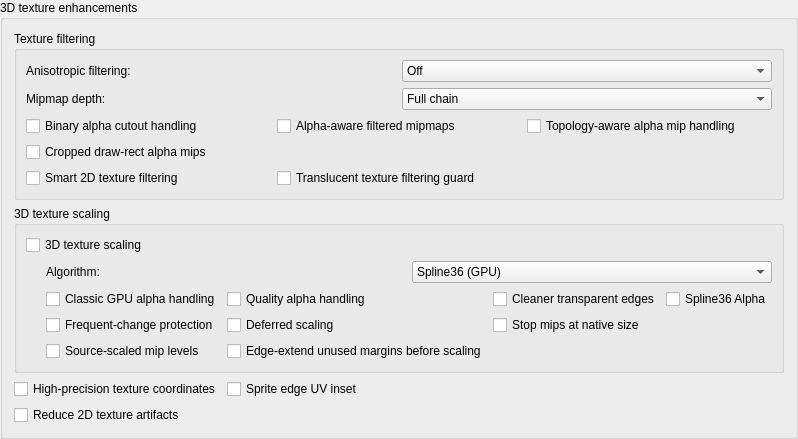
       <widget class="QGroupBox" name="groupBoxTextureEnhancements">
        <property name="title">
         <string>3D texture enhancements</string>
        </property>
        <layout class="QVBoxLayout" name="verticalLayoutTextureEnhancements">
         <item>
          <widget class="QGroupBox" name="groupBoxTextureFiltering">
           <property name="title">
            <string>Texture filtering</string>
           </property>
           <layout class="QGridLayout" name="gridLayoutTextureFiltering">
         <item row="0" column="0" colspan="3">
          <layout class="QHBoxLayout" name="horizontalLayout3DTextureAnisotropy">
           <item>
            <widget class="QLabel" name="lbl3DTextureAnisotropy">
             <property name="text">
              <string>Anisotropic filtering:</string>
             </property>
             <property name="buddy">
              <cstring>cbx3DTextureAnisotropy</cstring>
             </property>
            </widget>
           </item>
           <item>
            <widget class="QComboBox" name="cbx3DTextureAnisotropy">
             <property name="whatsThis">
              <string>&lt;html&gt;&lt;head/&gt;&lt;body&gt;&lt;p&gt;Anisotropic filtering for cached 3D textures in the OpenGL renderers. Intended to reduce shimmer on slanted 3D textured surfaces. This may expose alpha-edge artifacts on some textures and can cause brief pauses when new textures need filterable mipmaps.&lt;/p&gt;&lt;/body&gt;&lt;/html&gt;</string>
             </property>
             <item>
              <property name="text">
               <string>Off</string>
              </property>
             </item>
             <item>
              <property name="text">
               <string>2x</string>
              </property>
             </item>
             <item>
              <property name="text">
               <string>4x</string>
              </property>
             </item>
             <item>
              <property name="text">
               <string>8x</string>
              </property>
             </item>
             <item>
              <property name="text">
               <string>16x</string>
              </property>
             </item>
           </widget>
          </item>
         </layout>
        </item>
         <item row="1" column="0" colspan="3">
          <layout class="QHBoxLayout" name="horizontalLayout3DTextureFilterMipDepth">
           <item>
            <widget class="QLabel" name="lbl3DTextureFilterMipDepth">
             <property name="text">
              <string>Mipmap depth:</string>
             </property>
             <property name="buddy">
              <cstring>cbx3DTextureFilterMipDepth</cstring>
             </property>
            </widget>
           </item>
           <item>
            <widget class="QComboBox" name="cbx3DTextureFilterMipDepth">
             <property name="whatsThis">
              <string>&lt;html&gt;&lt;head/&gt;&lt;body&gt;&lt;p&gt;Limits how far filterable cached 3D textures generate mipmaps for anisotropic filtering. Full chain generates all levels down to 1x1. The minimum-size options stop before a mip level would become smaller than the selected threshold, which can reduce atlas bleed and control distant texture blur.&lt;/p&gt;&lt;/body&gt;&lt;/html&gt;</string>
             </property>
             <item>
              <property name="text">
               <string>Full chain</string>
              </property>
             </item>
             <item>
              <property name="text">
               <string>8x8 minimum</string>
              </property>
             </item>
             <item>
              <property name="text">
               <string>16x16 minimum</string>
              </property>
             </item>
             <item>
              <property name="text">
               <string>32x32 minimum</string>
              </property>
             </item>
            </widget>
           </item>
          </layout>
         </item>
         <item row="2" column="0">
          <widget class="QCheckBox" name="cb3DTextureFilterBinaryAlphaHandling">
           <property name="whatsThis">
            <string>&lt;html&gt;&lt;head/&gt;&lt;body&gt;&lt;p&gt;Snaps filtered binary-alpha cached 3D textures back to hard cutout coverage during anisotropic sampling. Intended to preserve nearest-sampled cutout behavior on props such as signs, fences, foliage, and small objects, while avoiding the heavier custom mip path. Low overhead and intended as the conservative general fix for binary-alpha texture filtering.&lt;/p&gt;&lt;/body&gt;&lt;/html&gt;</string>
           </property>
           <property name="text">
           <string>Binary alpha cutout handling</string>
           </property>
         </widget>
         </item>
         <item row="2" column="1">
          <widget class="QCheckBox" name="cb3DTextureFilterMipmapAlphaHandling">
           <property name="whatsThis">
            <string>&lt;html&gt;&lt;head/&gt;&lt;body&gt;&lt;p&gt;Alpha-aware mip handling for anisotropic filtering. Pads transparent-edge RGB on binary-alpha cached 3D textures before generating filterable mipmaps. Intended to reduce halo and garbage bleed on cutout props like signs, fences, and small objects. Uses the same fast/full padding style selected by the 3D texture-scaling alpha handling options when available.&lt;/p&gt;&lt;/body&gt;&lt;/html&gt;</string>
           </property>
           <property name="text">
            <string>Alpha-aware filtered mipmaps</string>
           </property>
         </widget>
         </item>
         <item row="2" column="2">
          <widget class="QCheckBox" name="cb3DTextureFilterMipmapTopologyHandling">
           <property name="whatsThis">
            <string>&lt;html&gt;&lt;head/&gt;&lt;body&gt;&lt;p&gt;Experimental topology-aware alpha mip handling. Uses alpha-island topology to decide whether a binary-alpha texture should use the heavier alpha-aware filtered mip path at all. Simple cutout props keep the heavier mip path. Fragmented or atlas-like textures fall back to normal filtered mips plus hard alpha cutout handling to avoid recoloring unrelated sprite regions.&lt;/p&gt;&lt;/body&gt;&lt;/html&gt;</string>
           </property>
           <property name="text">
            <string>Topology-aware alpha mip handling</string>
           </property>
         </widget>
         </item>
         <item row="3" column="0">
          <widget class="QCheckBox" name="cb3DTextureFilterMipmapSubrectHandling">
           <property name="whatsThis">
            <string>&lt;html&gt;&lt;head/&gt;&lt;body&gt;&lt;p&gt;Experimental cropped draw-rect alpha mip handling. For simple clamp-only sprite rectangles, uploads a cropped texture variant and generates alpha-aware mips in crop space so atlas neighbors do not tint filtered mipmaps. Other draws fall back to the normal alpha mip path.&lt;/p&gt;&lt;/body&gt;&lt;/html&gt;</string>
           </property>
           <property name="text">
            <string>Cropped draw-rect alpha mips</string>
           </property>
         </widget>
         </item>
         <item row="4" column="0">
          <widget class="QCheckBox" name="cb3DTextureFilterSmart2D">
           <property name="whatsThis">
            <string>&lt;html&gt;&lt;head/&gt;&lt;body&gt;&lt;p&gt;Experimental smart 2D texture filtering. Detects simple clamp-only 2D sprite rectangles drawn through the 3D renderer, then forces nearest texture sampling for those draws so anisotropic filtering does not pull neighboring atlas pixels into sprite edges. Leave it off unless a game shows filtering lines or halos around 3D-textured UI or sprites.&lt;/p&gt;&lt;/body&gt;&lt;/html&gt;</string>
           </property>
           <property name="text">
            <string>Smart 2D texture filtering</string>
           </property>
          </widget>
         </item>
         <item row="4" column="1">
          <widget class="QCheckBox" name="cb3DTextureFilterTranslucentGuard">
           <property name="whatsThis">
            <string>&lt;html&gt;&lt;head/&gt;&lt;body&gt;&lt;p&gt;Experimental translucent texture filtering guard. For large translucent 3D polygons using A5I3 alpha-indexed textures, forces nearest texture sampling when anisotropic filtering is active. This can hide filtering seams on full-screen or effect-like translucent draws, but can make those effects look less filtered.&lt;/p&gt;&lt;/body&gt;&lt;/html&gt;</string>
           </property>
           <property name="text">
            <string>Translucent texture filtering guard</string>
           </property>
          </widget>
         </item>
         </layout>
          </widget>
         </item>
         <item>
          <widget class="QGroupBox" name="groupBoxTextureScaling">
        <property name="title">
         <string>3D texture scaling</string>
        </property>
        <layout class="QVBoxLayout" name="verticalLayoutTextureScaling">
         <item>
          <widget class="QCheckBox" name="cb3DTextureScaling">
           <property name="whatsThis">
            <string>&lt;html&gt;&lt;head/&gt;&lt;body&gt;&lt;p&gt;3D texture-cache upscaling. Scales cached 3D textures by the current resolution scale before they are sampled. This may produce severe UV or edge artifacts.&lt;/p&gt;&lt;/body&gt;&lt;/html&gt;</string>
           </property>
           <property name="text">
            <string>3D texture scaling</string>
           </property>
          </widget>
         </item>
         <item>
          <layout class="QHBoxLayout" name="horizontalLayout3DTextureScalingAlgorithm">
           <property name="leftMargin">
            <number>20</number>
           </property>
           <item>
            <widget class="QLabel" name="lbl3DTextureScalingAlgorithm">
             <property name="text">
              <string>Algorithm:</string>
             </property>
             <property name="buddy">
              <cstring>cbx3DTextureScalingAlgorithm</cstring>
             </property>
            </widget>
           </item>
           <item>
           <widget class="QComboBox" name="cbx3DTextureScalingAlgorithm">
            <property name="whatsThis">
               <string>&lt;html&gt;&lt;head/&gt;&lt;body&gt;&lt;p&gt;Selects the algorithm used for 3D texture-cache scaling.&lt;/p&gt;&lt;ul&gt;&lt;li&gt;&lt;b&gt;Spline36 (GPU):&lt;/b&gt; Shared GPU Spline36 color path with direct GPU repack into the texture cache; alpha uses center-aligned linear scaling unless Spline36 Alpha or Cleaner transparent edges is enabled.&lt;/li&gt;&lt;li&gt;&lt;b&gt;xBRZ (GPU):&lt;/b&gt; Two-pass GPU xBRZ freescale path with direct GPU repack.&lt;/li&gt;&lt;li&gt;&lt;b&gt;ArtCNN Luma (GPU compute):&lt;/b&gt; Plain C4F16 ArtCNN luma model on decoded 3D textures, with chroma scaled by GPU Spline36 and alpha using center-aligned linear scaling unless Spline36 Alpha or Cleaner transparent edges is enabled.&lt;/li&gt;&lt;li&gt;&lt;b&gt;ArtCNN DN Luma (GPU compute):&lt;/b&gt; Denoising C4F16 DN luma model.&lt;/li&gt;&lt;li&gt;&lt;b&gt;NNEDI3 nns16 8x4 RGB (GPU compute):&lt;/b&gt; NNEDI3 RGB compute path on decoded 3D texture color. At 2x it runs one vertical+horizontal stage; at 4x and above it chains a second 2x stage to 4x, then uses a Spline36 finish to the requested scale. Alpha uses center-aligned linear scaling unless Spline36 Alpha or Cleaner transparent edges is enabled.&lt;/li&gt;&lt;li&gt;&lt;b&gt;CuNNy 4x32 NVL RGB (GPU compute):&lt;/b&gt; Four-layer NVL RGB model, with alpha using center-aligned linear scaling unless Spline36 Alpha or Cleaner transparent edges is enabled, and a Spline36 finish above 2x.&lt;/li&gt;&lt;/ul&gt;&lt;/body&gt;&lt;/html&gt;</string>
             </property>
             <item>
              <property name="text">
               <string>Spline36 (GPU)</string>
              </property>
             </item>
             <item>
              <property name="text">
               <string>xBRZ (GPU)</string>
              </property>
             </item>
             <item>
              <property name="text">
               <string>ArtCNN Luma (GPU compute)</string>
              </property>
             </item>
             <item>
              <property name="text">
               <string>ArtCNN DN Luma (GPU compute)</string>
              </property>
             </item>
             <item>
              <property name="text">
               <string>NNEDI3 nns16 8x4 RGB (GPU compute)</string>
              </property>
             </item>
             <item>
              <property name="text">
               <string>CuNNy 4x32 NVL RGB (GPU compute)</string>
              </property>
             </item>
            </widget>
           </item>
          </layout>
         </item>
         <item>
          <layout class="QGridLayout" name="gridLayout3DTextureScalingOptions">
           <property name="leftMargin">
            <number>20</number>
           </property>
           <item row="0" column="0">
            <widget class="QCheckBox" name="cb3DTextureScalingLegacyAlphaHandling">
             <property name="whatsThis">
              <string>&lt;html&gt;&lt;head/&gt;&lt;body&gt;&lt;p&gt;Uses the older GPU 3D texture-scaling alpha-edge handling without transparent-edge color padding. This overrides Quality alpha handling and is intended for A/B comparison.&lt;/p&gt;&lt;/body&gt;&lt;/html&gt;</string>
             </property>
             <property name="text">
              <string>Classic GPU alpha handling</string>
             </property>
            </widget>
           </item>
           <item row="0" column="1">
            <widget class="QCheckBox" name="cb3DTextureScalingQualityAlphaHandling">
             <property name="whatsThis">
              <string>&lt;html&gt;&lt;head/&gt;&lt;body&gt;&lt;p&gt;Uses full transparent-edge color padding for binary-alpha 3D textures before GPU texture scaling. This can reduce edge artifacts, but may hitch more on scene-entry texture misses. When unchecked, a faster bounded padding pass is used instead.&lt;/p&gt;&lt;/body&gt;&lt;/html&gt;</string>
             </property>
             <property name="text">
              <string>Quality alpha handling</string>
             </property>
            </widget>
           </item>
           <item row="0" column="2">
            <widget class="QCheckBox" name="cb3DTextureScalingAlphaXBRZ">
             <property name="whatsThis">
              <string>&lt;html&gt;&lt;head/&gt;&lt;body&gt;&lt;p&gt;Uses xBRZ for texture transparency on supported GPU scalers while texture colors stay on the selected scaler. This can make cutout edges cleaner and less blocky. Enabling this disables Spline36 Alpha.&lt;/p&gt;&lt;/body&gt;&lt;/html&gt;</string>
             </property>
             <property name="text">
              <string>Cleaner transparent edges</string>
             </property>
            </widget>
           </item>
           <item row="0" column="3">
            <widget class="QCheckBox" name="cb3DTextureScalingSpline36Alpha">
             <property name="whatsThis">
              <string>&lt;html&gt;&lt;head/&gt;&lt;body&gt;&lt;p&gt;Uses Spline36 for texture alpha on GPU texture scalers. When unchecked, texture alpha uses conservative center-aligned linear scaling to avoid ringing and tiny holes in alpha-tested textures. Enabling this disables Cleaner transparent edges.&lt;/p&gt;&lt;/body&gt;&lt;/html&gt;</string>
             </property>
             <property name="text">
              <string>Spline36 Alpha</string>
             </property>
            </widget>
           </item>
           <item row="1" column="0">
            <widget class="QCheckBox" name="cb3DTextureScalingFrequentChangePolicy">
             <property name="whatsThis">
              <string>&lt;html&gt;&lt;head/&gt;&lt;body&gt;&lt;p&gt;Detects 3D texture slots that are being overwritten repeatedly. When enabled, the renderer can temporarily use cheap nearest-neighbor expansion instead of the selected texture-scaling algorithm and reuse archived scaled copies when the same contents cycle back. This can reduce hitches in palette-fade, animation, and movie-like scenes, but may leave rapidly changing textures pixelated while they are unstable.&lt;/p&gt;&lt;/body&gt;&lt;/html&gt;</string>
             </property>
             <property name="text">
              <string>Frequent-change protection</string>
             </property>
            </widget>
           </item>
           <item row="1" column="1">
            <widget class="QCheckBox" name="cb3DTextureScalingDeferred">
             <property name="whatsThis">
              <string>&lt;html&gt;&lt;head/&gt;&lt;body&gt;&lt;p&gt;Defers the first upscale for palette-driven 3D textures. New palette variants are uploaded unscaled first, then upgraded to the selected scaler later after they have been reused and stayed stable long enough. Intended to reduce first-hit hitches in battle flashes and similar effects.&lt;/p&gt;&lt;/body&gt;&lt;/html&gt;</string>
             </property>
             <property name="text">
              <string>Deferred scaling</string>
             </property>
            </widget>
           </item>
           <item row="1" column="2">
            <widget class="QCheckBox" name="cb3DTextureScalingNativeMipFloor">
             <property name="whatsThis">
              <string>&lt;html&gt;&lt;head/&gt;&lt;body&gt;&lt;p&gt;Limits filterable mipmap generation for scaled 3D textures so the chain does not continue below the original native texture scale. Power-of-two texture scales produce a DeSmuME-style ladder such as 8x, 4x, 2x, 1x. Non-power-of-two scales stop at the last standard mip level still above native scale.&lt;/p&gt;&lt;/body&gt;&lt;/html&gt;</string>
             </property>
             <property name="text">
              <string>Stop mips at native size</string>
             </property>
            </widget>
           </item>
           <item row="2" column="0">
            <widget class="QCheckBox" name="cb3DTextureScalingSourceMips">
             <property name="whatsThis">
              <string>&lt;html&gt;&lt;head/&gt;&lt;body&gt;&lt;p&gt;For power-of-two 3D texture scaling factors, builds lower filterable mip levels from the original texture source instead of downsampling the top scaled texture. For example, 4x uses the selected scaler again for the 2x mip and uploads the original texture as the 1x mip. This can improve color/detail consistency, but may add extra scaler work on texture-cache misses.&lt;/p&gt;&lt;/body&gt;&lt;/html&gt;</string>
             </property>
             <property name="text">
              <string>Source-scaled mip levels</string>
             </property>
            </widget>
           </item>
           <item row="2" column="1">
            <widget class="QCheckBox" name="cb3DTextureScalingEdgeExtendUnusedMargins">
             <property name="whatsThis">
              <string>&lt;html&gt;&lt;head/&gt;&lt;body&gt;&lt;p&gt;For clamped 3D texture draws, detects the frame-wide used texture rectangle and edge-extends unused margins before scaling. This can prevent unused atlas or VRAM garbage from influencing scalers, but should stay disabled unless a game needs it.&lt;/p&gt;&lt;/body&gt;&lt;/html&gt;</string>
             </property>
             <property name="text">
              <string>Edge-extend unused margins before scaling</string>
             </property>
            </widget>
           </item>
          </layout>
         </item>
         </layout>
         </widget>
        </item>
        <item>
         <layout class="QHBoxLayout" name="horizontalLayout3DTextureCoordinateEnhancements">
          <item>
           <widget class="QCheckBox" name="cb3DHighPrecisionTextureCoordinates">
            <property name="whatsThis">
             <string>&lt;html&gt;&lt;head/&gt;&lt;body&gt;&lt;p&gt;Uses additional texture-coordinate interpolation precision in the compute renderer whenever 3D is rendered above native resolution. This keeps texture edges and perspective detail aligned with the high-resolution sample grid, whether or not 3D texture scaling is enabled.&lt;/p&gt;&lt;p&gt;At 1x, the original DS-oriented interpolation remains unchanged. This affects UV interpolation only; depth, vertex color, and polygon coverage retain their existing precision.&lt;/p&gt;&lt;/body&gt;&lt;/html&gt;</string>
            </property>
            <property name="text">
             <string>High-precision texture coordinates</string>
            </property>
           </widget>
          </item>
          <item>
           <widget class="QCheckBox" name="cb3DTextureFilterSpriteUVInset">
            <property name="whatsThis">
             <string>&lt;html&gt;&lt;head/&gt;&lt;body&gt;&lt;p&gt;Experimental sprite edge UV inset. For simple clamp-only sprite rectangles, slightly clips texture coordinates before sampling so filtering or scaled textures are less likely to pull neighboring atlas pixels into the sprite edge. This can crop exact texture edges, so leave it off unless a game shows atlas-edge lines or garbage around 3D-textured sprites.&lt;/p&gt;&lt;/body&gt;&lt;/html&gt;</string>
            </property>
            <property name="text">
             <string>Sprite edge UV inset</string>
            </property>
           </widget>
          </item>
          <item>
           <spacer name="horizontalSpacer3DTextureCoordinateEnhancements">
            <property name="orientation">
             <enum>Qt::Horizontal</enum>
            </property>
            <property name="sizeHint" stdset="0">
             <size>
              <width>40</width>
              <height>0</height>
             </size>
            </property>
           </spacer>
          </item>
         </layout>
        </item>
        <item>
         <widget class="QCheckBox" name="cb3DTexture2DAtlasProtection">
          <property name="whatsThis">
           <string>&lt;html&gt;&lt;head/&gt;&lt;body&gt;&lt;p&gt;Try this if UI, sprites, or 2D backgrounds show thin lines, halos, or stray pixels after enabling texture filtering or texture scaling.&lt;/p&gt;&lt;p&gt;This can help games that draw 2D art as 3D textures, but it will not fix every game and can slightly change texture edges. Advanced settings show the individual fixes controlled by this option. A partially checked box means only some of those individual fixes are enabled.&lt;/p&gt;&lt;/body&gt;&lt;/html&gt;</string>
          </property>
          <property name="text">
           <string>Reduce 2D texture artifacts</string>
          </property>
         </widget>
        </item>
       </layout>
      </widget>
